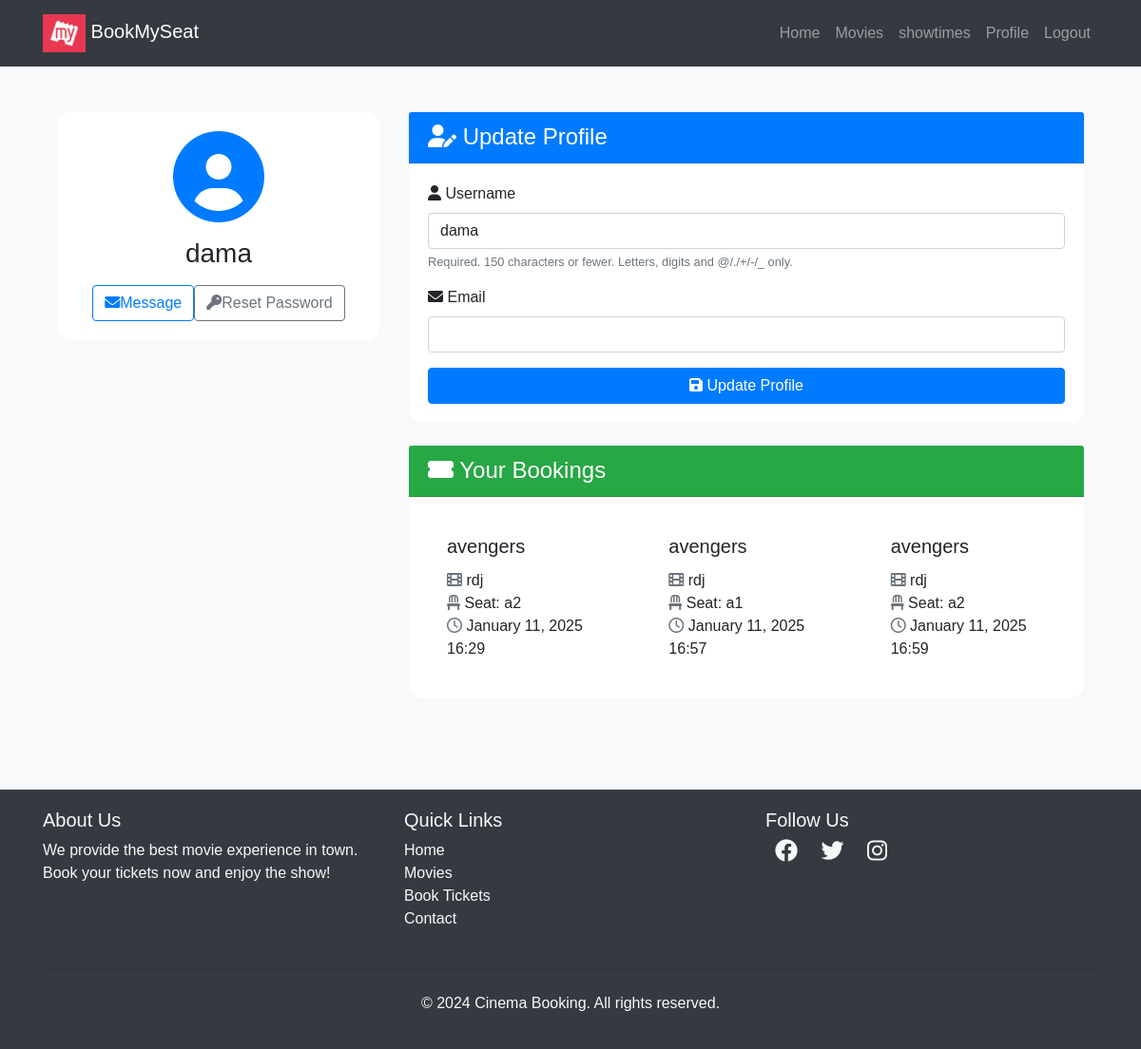
The page /users/profile/ (signed in) on the database its author committed.
### movies/models.py (models this page shows, shortened)
class Booking(models.Model):
    user=models.ForeignKey(User,on_delete=models.CASCADE)
    seat=models.OneToOneField(Seat,on_delete=models.CASCADE)
    movie=models.ForeignKey(Movie,on_delete=models.CASCADE)
    theater=models.ForeignKey(Theater,on_delete=models.CASCADE)
    booked_at=models.DateTimeField(auto_now_add=True)

class Movie(models.Model):
    name= models.CharField(max_length=255)
    image= models.ImageField(upload_to="movies/")
    rating = models.DecimalField(max_digits=3,decimal_places=1)
    cast= models.TextField()
    description= models.TextField(blank=True,null=True) # optional

class Theater(models.Model):
    name = models.CharField(max_length=255)
    movie = models.ForeignKey(Movie,on_delete=models.CASCADE,related_name='theaters')
    time= models.DateTimeField()

class Seat(models.Model):
    seat_number = models.CharField(max_length=10)
    is_booked = models.BooleanField(default=False)
    theater = models.ForeignKey(Theater, on_delete=models.CASCADE)
    payment = models.BooleanField(default=False)

### users/views.py (the view)
# urls.py: path('profile/', profile, name='profile'),
@login_required
def profile(request):
    bookings= Booking.objects.filter(user=request.user)
    if request.method == 'POST':
        u_form = UserUpdateForm(request.POST, instance=request.user)
        if u_form.is_valid():
            u_form.save()
            return redirect('profile')
    else:
        u_form = UserUpdateForm(instance=request.user)
    return render(request, 'users/profile.html', {'u_form': u_form,'bookings':bookings})

### users/forms.py
class UserUpdateForm(forms.ModelForm):
    email = forms.EmailField()
    class Meta:
        model = User
        fields = ['username', 'email']

### templates/users/profile.html (shortened to what this page needs)
{% extends "users/basic.html" %} {% block content %}
<div class="container py-5">
  <div class="row">
    <div class="col-lg-4 mb-4">
      <div class="card shadow">
        <div class="card-body text-center">
          <div class="mb-3">
            <i class="fas fa-user-circle fa-6x text-primary"></i>
          </div>
          <h3 class="card-title mb-0">{{ user.username }}</h3>
          <div class="d-flex justify-content-center">
            <a href="#" class="btn btn-outline-primary me-2"><i class="fas fa-envelope me-2"></i>Message</a>
            <a href="{% url 'password_reset' %}" class="btn btn-outline-secondary"><i class="fas fa-key me-2"></i>Reset Password</a>
          </div>
        </div>
      </div>
    </div>
    <div class="col-lg-8">
      <div class="card shadow mb-4">
        <div class="card-header bg-primary text-white">
          <h4 class="mb-0"><i class="fas fa-user-edit me-2"></i> Update Profile</h4>
        </div>
        <div class="card-body">
          <form method="POST">
            {% for field in u_form %}
              <div class="mb-3">
                <label for="{{ field.id_for_label }}" class="form-label">
                  <i class="fas fa-{% if field.name == 'username' %}user{% elif field.name == 'email' %}envelope{% else %}info-circle{% endif %} me-2"></i>
                  {{ field.label }}
                </label>
                {{ field }}
                {% if field.help_text %}
                  <small class="form-text text-muted">{{ field.help_text }}</small>
                {% endif %}
              </div>
            {% endfor %}
            <button class="btn btn-primary w-100" type="submit"><i class="fas fa-save me-2"></i> Update Profile</button>
          </form>
        </div>
      </div>
      <div class="card shadow">
        <div class="card-header bg-success text-white">
          <h4 class="mb-0"><i class="fas fa-ticket-alt me-2"> </i> Your Bookings</h4>
        </div>
        <div class="card-body">
          {% if bookings %}
            <div class="row row-cols-1 row-cols-md-2 g-4">
              {% for booking in bookings %}
              {% if booking.seat.payment  %}
                <div class="col">
                  <div class="card h-100 border-0 shadow-sm">
                    <div class="card-body">
                      <h5 class="card-title">{{ booking.movie.name }}</h5>
                      <p class="card-text">
                        <i class="fas fa-film me-2 text-muted"> </i>  {{ booking.theater.name }}<br>
                        <i class="fas fa-chair me-2 text-muted"> </i>  Seat: {{ booking.seat.seat_number }}<br>
                        <i class="far fa-clock me-2 text-muted"> </i>  {{ booking.booked_at|date:"F d, Y H:i" }}
                      </p>
                    </div>
                  </div>
                </div>
                {% endif %}
              {% endfor %}
            </div>
          {% else %}
            <div class="text-center py-5">
              <i class="fas fa-ticket-alt fa-4x text-muted mb-3"></i>
              <p class="lead mb-0">No bookings yet. Time to plan your next movie night!</p>
            </div>
          {% endif %}
        </div>
      </div>
    </div>
  </div>
</div>
<link rel="stylesheet" href="https://cdnjs.cloudflare.com/ajax/libs/font-awesome/6.0.0-beta3/css/all.min.css">
{% endblock %}

### templates/users/basic.html (style rules this page uses)
body { font-family: Arial, sans-serif; }

### templates/users/profile.html (style rules this page uses)
body { background-color: #f8f9fa; }
.card { border-radius: 15px; border: none; transition: transform 0.3s ease-in-out; }
.card-header { border-top-left-radius: 15px; border-top-right-radius: 15px; }
form input, form select, form textarea { display: block; width: 100%; padding: 0.375rem 0.75rem; font-size: 1rem; font-weight: 400; line-height: 1.5; color: #212529; background-color: #fff; background-clip: padding-box; border: 1px solid #ced4da; border-radius: 0.25rem; transition: border-color 0.15s ease-in-out, box-shadow 0.15s ease-in-out; }

### rows shown on the page
Booking: movie.name "avengers", theater.name "rdj", seat.seat_number "a2", booked_at "January 11, 2025 16:29"
Booking: movie.name "avengers", theater.name "rdj", seat.seat_number "a1", booked_at "January 11, 2025 16:57"
Booking: movie.name "avengers", theater.name "rdj", seat.seat_number "a2", booked_at "January 11, 2025 16:59"

### other values the page prints
{{ user.username }} "dama"
{{ field.label }} "Username" "Email"
{{ field.help_text }} "Required. 150 characters or fewer. Letters, digits and @/./+/-/_ only."
